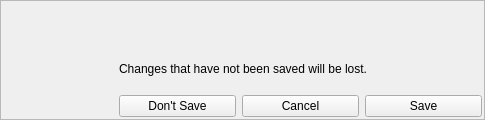
<?xml version="1.0" encoding="UTF-8"?>
<ui version="4.0">
 <class>areYouSure_popupV3</class>
 <widget class="QWidget" name="areYouSure_popupV3">
  <property name="windowModality">
   <enum>Qt::ApplicationModal</enum>
  </property>
  <property name="geometry">
   <rect>
    <x>0</x>
    <y>0</y>
    <width>485</width>
    <height>120</height>
   </rect>
  </property>
  <property name="sizePolicy">
   <sizepolicy hsizetype="Fixed" vsizetype="Fixed">
    <horstretch>0</horstretch>
    <verstretch>0</verstretch>
   </sizepolicy>
  </property>
  <property name="minimumSize">
   <size>
    <width>485</width>
    <height>120</height>
   </size>
  </property>
  <property name="maximumSize">
   <size>
    <width>485</width>
    <height>120</height>
   </size>
  </property>
  <property name="contextMenuPolicy">
   <enum>Qt::NoContextMenu</enum>
  </property>
  <property name="windowTitle">
   <string>Form</string>
  </property>
  <layout class="QGridLayout" name="gridLayout">
   <property name="leftMargin">
    <number>0</number>
   </property>
   <property name="topMargin">
    <number>0</number>
   </property>
   <property name="rightMargin">
    <number>0</number>
   </property>
   <property name="bottomMargin">
    <number>0</number>
   </property>
   <item row="0" column="0">
    <widget class="QStackedWidget" name="popupView">
     <property name="currentIndex">
      <number>0</number>
     </property>
     <widget class="QWidget" name="saveNeededPage">
      <layout class="QGridLayout" name="gridLayout_2">
       <property name="leftMargin">
        <number>0</number>
       </property>
       <property name="topMargin">
        <number>0</number>
       </property>
       <property name="rightMargin">
        <number>0</number>
       </property>
       <property name="bottomMargin">
        <number>0</number>
       </property>
       <item row="3" column="4">
        <widget class="QFrame" name="frame1">
         <property name="contextMenuPolicy">
          <enum>Qt::NoContextMenu</enum>
         </property>
         <property name="frameShape">
          <enum>QFrame::StyledPanel</enum>
         </property>
         <property name="frameShadow">
          <enum>QFrame::Raised</enum>
         </property>
         <layout class="QGridLayout" name="gridLayout_3">
          <property name="leftMargin">
           <number>2</number>
          </property>
          <property name="topMargin">
           <number>2</number>
          </property>
          <property name="rightMargin">
           <number>2</number>
          </property>
          <property name="bottomMargin">
           <number>2</number>
          </property>
          <item row="2" column="1">
           <widget class="QPushButton" name="saveNeeded_noSave">
            <property name="text">
             <string>Don't Save</string>
            </property>
           </widget>
          </item>
          <item row="2" column="2">
           <widget class="QPushButton" name="saveNeeded_cancel">
            <property name="text">
             <string>Cancel</string>
            </property>
           </widget>
          </item>
          <item row="0" column="0" rowspan="3">
           <widget class="QLabel" name="saveNeeded_warningIcon">
            <property name="sizePolicy">
             <sizepolicy hsizetype="Fixed" vsizetype="Fixed">
              <horstretch>0</horstretch>
              <verstretch>0</verstretch>
             </sizepolicy>
            </property>
            <property name="minimumSize">
             <size>
              <width>110</width>
              <height>110</height>
             </size>
            </property>
            <property name="text">
             <string/>
            </property>
           </widget>
          </item>
          <item row="2" column="3">
           <widget class="QPushButton" name="saveNeeded_save">
            <property name="text">
             <string>Save</string>
            </property>
           </widget>
          </item>
          <item row="0" column="1" colspan="3">
           <widget class="QLabel" name="saveNeeded_msg1">
            <property name="text">
             <string/>
            </property>
           </widget>
          </item>
          <item row="1" column="1" colspan="3">
           <widget class="QLabel" name="saveNeeded_msg2">
            <property name="text">
             <string>Changes that have not been saved will be lost.</string>
            </property>
           </widget>
          </item>
         </layout>
        </widget>
       </item>
      </layout>
     </widget>
     <widget class="QWidget" name="confirmMovePage">
      <layout class="QGridLayout" name="gridLayout_5">
       <property name="leftMargin">
        <number>0</number>
       </property>
       <property name="topMargin">
        <number>0</number>
       </property>
       <property name="rightMargin">
        <number>0</number>
       </property>
       <property name="bottomMargin">
        <number>0</number>
       </property>
       <item row="0" column="0">
        <widget class="QFrame" name="frame2">
         <property name="contextMenuPolicy">
          <enum>Qt::NoContextMenu</enum>
         </property>
         <property name="frameShape">
          <enum>QFrame::StyledPanel</enum>
         </property>
         <property name="frameShadow">
          <enum>QFrame::Raised</enum>
         </property>
         <layout class="QGridLayout" name="gridLayout_4">
          <property name="leftMargin">
           <number>2</number>
          </property>
          <property name="topMargin">
           <number>2</number>
          </property>
          <property name="rightMargin">
           <number>2</number>
          </property>
          <property name="bottomMargin">
           <number>2</number>
          </property>
          <item row="1" column="2">
           <widget class="QPushButton" name="confirmMove_cancel">
            <property name="text">
             <string>Cancel</string>
            </property>
           </widget>
          </item>
          <item row="1" column="1">
           <spacer name="horizontalSpacer">
            <property name="orientation">
             <enum>Qt::Horizontal</enum>
            </property>
            <property name="sizeType">
             <enum>QSizePolicy::Fixed</enum>
            </property>
            <property name="sizeHint" stdset="0">
             <size>
              <width>117</width>
              <height>20</height>
             </size>
            </property>
           </spacer>
          </item>
          <item row="1" column="3">
           <widget class="QPushButton" name="confirmMove_move">
            <property name="text">
             <string>Move</string>
            </property>
           </widget>
          </item>
          <item row="0" column="0" rowspan="2">
           <widget class="QLabel" name="confirmMove_warningIcon">
            <property name="sizePolicy">
             <sizepolicy hsizetype="Fixed" vsizetype="Fixed">
              <horstretch>0</horstretch>
              <verstretch>0</verstretch>
             </sizepolicy>
            </property>
            <property name="minimumSize">
             <size>
              <width>110</width>
              <height>110</height>
             </size>
            </property>
            <property name="text">
             <string/>
            </property>
           </widget>
          </item>
          <item row="0" column="1" colspan="3">
           <widget class="QLabel" name="confirmMove_msg1">
            <property name="text">
             <string/>
            </property>
           </widget>
          </item>
         </layout>
        </widget>
       </item>
      </layout>
     </widget>
     <widget class="QWidget" name="confirmDeletePage">
      <layout class="QGridLayout" name="gridLayout_7">
       <property name="leftMargin">
        <number>0</number>
       </property>
       <property name="topMargin">
        <number>0</number>
       </property>
       <property name="rightMargin">
        <number>0</number>
       </property>
       <property name="bottomMargin">
        <number>0</number>
       </property>
       <item row="0" column="0">
        <widget class="QFrame" name="frame3">
         <property name="contextMenuPolicy">
          <enum>Qt::NoContextMenu</enum>
         </property>
         <property name="frameShape">
          <enum>QFrame::StyledPanel</enum>
         </property>
         <property name="frameShadow">
          <enum>QFrame::Raised</enum>
         </property>
         <layout class="QGridLayout" name="gridLayout_6">
          <property name="leftMargin">
           <number>2</number>
          </property>
          <property name="topMargin">
           <number>2</number>
          </property>
          <property name="rightMargin">
           <number>2</number>
          </property>
          <property name="bottomMargin">
           <number>2</number>
          </property>
          <item row="2" column="2">
           <widget class="QPushButton" name="confirmDelete_cancel">
            <property name="text">
             <string>Cancel</string>
            </property>
           </widget>
          </item>
          <item row="0" column="0" rowspan="3">
           <widget class="QLabel" name="confirmDelete_warningIcon">
            <property name="sizePolicy">
             <sizepolicy hsizetype="Fixed" vsizetype="Fixed">
              <horstretch>0</horstretch>
              <verstretch>0</verstretch>
             </sizepolicy>
            </property>
            <property name="minimumSize">
             <size>
              <width>110</width>
              <height>110</height>
             </size>
            </property>
            <property name="text">
             <string/>
            </property>
           </widget>
          </item>
          <item row="2" column="3">
           <widget class="QPushButton" name="confirmDelete_delete">
            <property name="text">
             <string>Delete</string>
            </property>
           </widget>
          </item>
          <item row="0" column="1" colspan="3">
           <widget class="QLabel" name="confirmDelete_msg1">
            <property name="text">
             <string/>
            </property>
           </widget>
          </item>
          <item row="1" column="1" colspan="3">
           <widget class="QLabel" name="confirmDelete_msg2">
            <property name="text">
             <string>This file can be restored from the system trash.</string>
            </property>
           </widget>
          </item>
          <item row="2" column="1">
           <spacer name="horizontalSpacer_2">
            <property name="orientation">
             <enum>Qt::Horizontal</enum>
            </property>
            <property name="sizeType">
             <enum>QSizePolicy::Fixed</enum>
            </property>
            <property name="sizeHint" stdset="0">
             <size>
              <width>117</width>
              <height>20</height>
             </size>
            </property>
           </spacer>
          </item>
         </layout>
        </widget>
       </item>
      </layout>
     </widget>
    </widget>
   </item>
  </layout>
 </widget>
 <resources/>
 <connections/>
</ui>
